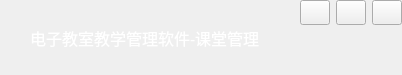
    <widget class="QWidget" name="gw" native="true">
     <property name="minimumSize">
      <size>
       <width>0</width>
       <height>71</height>
      </size>
     </property>
     <property name="maximumSize">
      <size>
       <width>16777215</width>
       <height>75</height>
      </size>
     </property>
     <property name="styleSheet">
      <string notr="true"/>
     </property>
     <layout class="QHBoxLayout" name="horizontalLayout_7">
      <property name="spacing">
       <number>0</number>
      </property>
      <property name="leftMargin">
       <number>0</number>
      </property>
      <property name="topMargin">
       <number>0</number>
      </property>
      <property name="rightMargin">
       <number>0</number>
      </property>
      <property name="bottomMargin">
       <number>0</number>
      </property>
      <item>
       <widget class="QLabel" name="label_20">
        <property name="minimumSize">
         <size>
          <width>30</width>
          <height>30</height>
         </size>
        </property>
        <property name="maximumSize">
         <size>
          <width>30</width>
          <height>30</height>
         </size>
        </property>
        <property name="text">
         <string/>
        </property>
        <property name="pixmap">
         <pixmap resource="image.qrc">:/images/images/else/icon1.png</pixmap>
        </property>
       </widget>
      </item>
      <item>
       <widget class="QLabel" name="label_3">
        <property name="font">
         <font>
          <family>Algerian</family>
          <pointsize>12</pointsize>
         </font>
        </property>
        <property name="styleSheet">
         <string notr="true">QLabel
{
	color:white;
}</string>
        </property>
        <property name="text">
         <string>电子教室教学管理软件-课堂管理</string>
        </property>
       </widget>
      </item>
      <item>
       <spacer name="horizontalSpacer_3">
        <property name="orientation">
         <enum>Qt::Horizontal</enum>
        </property>
        <property name="sizeHint" stdset="0">
         <size>
          <width>40</width>
          <height>20</height>
         </size>
        </property>
       </spacer>
      </item>
      <item>
       <layout class="QVBoxLayout" name="verticalLayout_5">
        <item>
         <widget class="QWidget" name="horizontalWidget" native="true">
          <property name="maximumSize">
           <size>
            <width>16777215</width>
            <height>25</height>
           </size>
          </property>
          <layout class="QGridLayout" name="gridLayout">
           <property name="leftMargin">
            <number>0</number>
           </property>
           <property name="topMargin">
            <number>0</number>
           </property>
           <property name="rightMargin">
            <number>0</number>
           </property>
           <property name="bottomMargin">
            <number>0</number>
           </property>
           <item row="0" column="0">
            <widget class="QPushButton" name="minBtn">
             <property name="minimumSize">
              <size>
               <width>30</width>
               <height>25</height>
              </size>
             </property>
             <property name="maximumSize">
              <size>
               <width>30</width>
               <height>25</height>
              </size>
             </property>
             <property name="styleSheet">
              <string notr="true"/>
             </property>
             <property name="text">
              <string/>
             </property>
            </widget>
           </item>
           <item row="0" column="1">
            <widget class="QPushButton" name="maxBtn">
             <property name="minimumSize">
              <size>
               <width>30</width>
               <height>25</height>
              </size>
             </property>
             <property name="maximumSize">
              <size>
               <width>30</width>
               <height>25</height>
              </size>
             </property>
             <property name="styleSheet">
              <string notr="true"/>
             </property>
             <property name="text">
              <string/>
             </property>
            </widget>
           </item>
           <item row="0" column="2">
            <widget class="QPushButton" name="closeBtn">
             <property name="minimumSize">
              <size>
               <width>30</width>
               <height>25</height>
              </size>
             </property>
             <property name="maximumSize">
              <size>
               <width>30</width>
               <height>25</height>
              </size>
             </property>
             <property name="styleSheet">
              <string notr="true"/>
             </property>
             <property name="text">
              <string/>
             </property>
            </widget>
           </item>
          </layout>
         </widget>
        </item>
        <item>
         <spacer name="verticalSpacer">
          <property name="orientation">
           <enum>Qt::Vertical</enum>
          </property>
          <property name="sizeHint" stdset="0">
           <size>
            <width>20</width>
            <height>40</height>
           </size>
          </property>
         </spacer>
        </item>
       </layout>
      </item>
     </layout>
    </widget>
